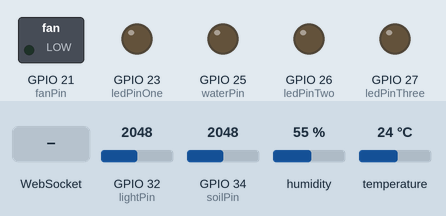
Bench run of a program on a simulated ESP32. Parts: switched loads named in the program (green lamp = pin HIGH), output pins drawn as LEDs (lit = HIGH). The inputs (shaded band) are chosen by the test bench; at power-on: GPIO 32 (lightPin) = 2048, GPIO 34 (soilPin) = 2048, humidity 55 %, temperature 24 °C. WiFi joins after 1.5 s; servers stay silent unless stated; storage starts empty; not simulated (calls return 0 or success): credentials.h; what the program prints to the serial monitor is not drawn.

Above: at 2.7 s.
2.8 s: WebSocket text "LED_ON" received
At 4.0 s:
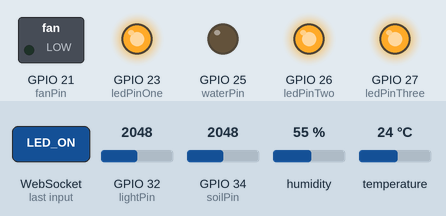
4.3 s: WebSocket text "FAN_ON" received
At 5.2 s:
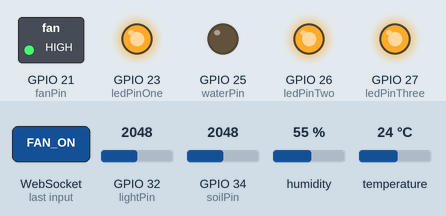
5.8 s: WebSocket text "LED_OFF" received
At 6.4 s:
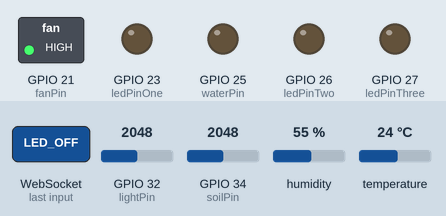
7.3 s: WebSocket text "WATER_ON" received
At 8.5 s:
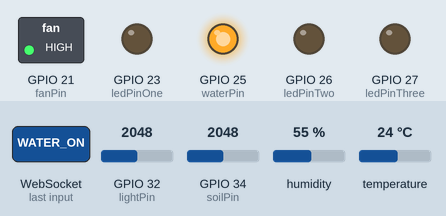
8.8 s: WebSocket text "FAN_OFF" received
At 9.9 s:
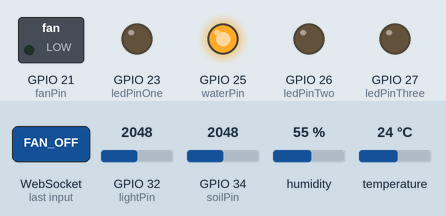
10.3 s: WebSocket text "WATER_OFF" received
At 11.0 s:
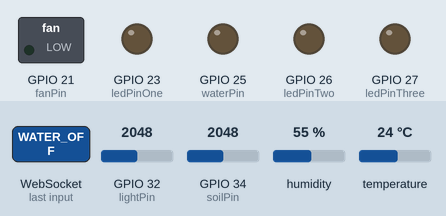
Timing chart, 0 to 12.8 s (numbered marks = the images above; inputs shaded):
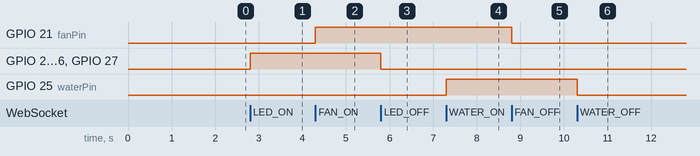

The program:

main.cpp
```cpp
#include <Arduino.h>
#include "webPage.h"
#include "sensors.h"

//This project was divided into two modules: hardware (Sensors.h) and the webPage (webPage.h)

/*
  1. Initialize the webSockets server
  2. Start reading sensors
  3. If a connection, open the webSocket and stream the HTML, CSS, JS files
  4. Broadcast the sensor data, and listen to messages
*/
const unsigned long interval = 300;
unsigned long lastSend = 0;
void setup(){
  Serial.begin(115200);
  sensorSetup();
  pageBegin();
}


void loop(){
  loopPage();
  //Trying to not flood the page with data
  if(millis() - lastSend > interval){
    lastSend = millis();
     transmission(sensorData());
  }

}
```

sensors.h
```cpp
#pragma once
#include <ArduinoJson.h>

void sensorSetup();
String sensorData();
void switchCases(String text);
```

webPage.h
```cpp
#pragma once

void pageBegin();
void loopPage();
void transmission(String msg);
```

sensors.cpp
```cpp
#include <Arduino.h>
#include <ArduinoJson.h>
#include <Adafruit_Sensor.h>
#include <DHT.h>

//GPIO ESP32 pins
const uint8_t lightPin = 32;
const uint8_t soilPin = 34;
const uint8_t dhtPin = 14;


const uint8_t fanPin = 21;
const uint8_t ledPinOne = 23;
const uint8_t ledPinTwo = 26;
const uint8_t ledPinThree = 27;
const uint8_t waterPin = 25;

//Every sensor has their own timer
//They take: "interval", read after some time and "threshold", to limit small variations
DHT dht(dhtPin, DHT11);
JsonDocument data;
int readSoil(uint8_t pin, unsigned long interval, int threshold){
    static unsigned long lastTime = 0;
    unsigned long timer = millis();
    int value = 0;
    static int lastValue = 0;
    if((timer - lastTime) >= interval){
        lastTime = timer;
        value = analogRead(pin);
        if(abs(value - lastValue) >= threshold){
            lastValue = value;
            return value;

        }
    }
    return lastValue;
}
int readLight(uint8_t pin, unsigned long interval, int threshold){
    static unsigned long lastTime = 0;
    unsigned long timer = millis();
    int value = 0;
    static int lastValue = 0;
    if((timer - lastTime) >= interval){
        lastTime = timer;
        value = analogRead(pin);
        if(abs(value - lastValue) >= threshold){
            lastValue = value;
            return value;

        }
    }
    return lastValue;
}
 // Using the STL (std::pair) here was a bit overkill, but hey, it's what i knew.
 // It doesn't make much difference in performance for this case.
std::pair<float, float> readDHT(){
    static std::pair<float, float> lastValue = {0, 0};
    static unsigned long lasTime = 0;
    unsigned long timer = millis();
    if(timer - lasTime >= 2000){
        lasTime = timer;
        float hum = dht.readHumidity();
        float temp = dht.readTemperature();
        if(!isnan(hum) && !isnan(temp)){
            lastValue.first = hum;
            lastValue.second = temp;
        }

    }
    return lastValue;
}

void sensorSetup(){
    pinMode(soilPin, INPUT);
    pinMode(lightPin, INPUT);
    pinMode(ledPinOne, OUTPUT);
    pinMode(ledPinTwo, OUTPUT);
    pinMode(ledPinThree, OUTPUT);
    pinMode(waterPin, OUTPUT);
    pinMode(fanPin, OUTPUT);
    digitalWrite(waterPin, LOW);
    digitalWrite(fanPin, LOW);

    dht.begin();
}

String sensorData(){
    //JSON that is going directly to the webPage
    std::pair<float, float> dhtVal = readDHT();
    int lightVal = readLight(lightPin, 200, 50);
    int soilVal = readSoil(soilPin, 200, 50);
    data["temperature"] = dhtVal.second;
    data["humidity"] = dhtVal.first;
    data["light"] = map(lightVal, 0, 4095, 100, 0);
    data["soil"] = map(soilVal, 0, 4095, 0, 100);
    String json;
    serializeJson(data, json);
    return json;
}

void switchCases(String text){
    //In the webPage module, we stated that if we received a message, we go into this function
    //This compares all the possibly messages to match the received one
    if(text == "LED_ON"){
        digitalWrite(ledPinOne, HIGH);
        digitalWrite(ledPinTwo, HIGH);
        digitalWrite(ledPinThree, HIGH);
        data["ledState"] = true;
        }
    else if(text == "LED_OFF"){
        digitalWrite(ledPinOne, LOW);
        digitalWrite(ledPinTwo, LOW);
        digitalWrite(ledPinThree, LOW);
        data["ledState"] = false;
        }

    if(text == "FAN_ON"){
        digitalWrite(fanPin, HIGH);
        data["fanState"] = true;
    }
    else if(text == "FAN_OFF"){
        digitalWrite(fanPin, LOW);
        data["fanState"] = false;
    }

    if(text == "WATER_ON"){
        digitalWrite(waterPin, HIGH);
        data["waterState"] = true;
    }
    else if(text == "WATER_OFF"){
        digitalWrite(waterPin, LOW);
        data["waterState"] = false;
    }

}
```

webPage.cpp
```cpp
#include <Arduino.h>
#include <WiFi.h>
#include <WebServer.h>
#include <WebSocketsServer.h>
#include <LittleFS.h>
#include <sensors.h>
#include "credentials.h"


//WebServer and WebSocketStart

WebServer server(80);
WebSocketsServer webSocket = WebSocketsServer(81);

//When receive a pairing connection, we do multiple cases depending on the data: Connected/disconnected/TextMessage/Error
void connectionEvent(uint8_t connection, WStype_t type, uint8_t* payload, size_t length){
  IPAddress ip = webSocket.remoteIP(connection);
  switch (type)
  {
  case WStype_CONNECTED:
      Serial.printf("%u, connection detected from ip: %d, %d, %d, %d", connection, ip[0], ip[1], ip[2], ip[3]);
    break;

  case WStype_DISCONNECTED:
      Serial.printf("Connection disconnected: %u", connection);
      break;
  case WStype_ERROR:
      break;
  case WStype_TEXT:
        String text = String((char*) payload);
        switchCases(text);
    break;
  }
}

//The handle files work for the connections to have the web page files required for webSockets and HTML
void handleHTML(){
    if(LittleFS.exists("/index.html")){
        File file = LittleFS.open("/index.html", "r");
        server.streamFile(file, "text/html");
        file.close();
    }
    else{
        server.send(404, "text/plain", "html not found");
    }
}

void handleJS(){
    if(LittleFS.exists("/script.js")){
        File file = LittleFS.open("/script.js", "r");
        server.streamFile(file, "text/javascript");
        file.close();
    }
    else{
        server.send(404, "text/plain", "script not found");
    }
}


void handleCSS(){
    if(LittleFS.exists("/styles.css")){
        File file = LittleFS.open("/styles.css", "r");
        server.streamFile(file, "text/css");
        file.close();
    }
    else{
        server.send(404, "text/plain", "styles not found");
    }
}

void pageBegin(){
  WiFi.begin(SSID, PASSWORD); //STATION MODE: Esp32 lives on your LAN network (Wifi of your house basically)
  //Local SSID and PASSWORD come from another file for privacy
  while(WiFi.status() != WL_CONNECTED){
    Serial.print(".");
    delay(500);
  }
  LittleFS.begin(true);
  Serial.println(WiFi.localIP());
  Serial.println("Begin succesfull");
  //server.on serves the html, css and js when navigator asks for it
  server.on("/", handleHTML);
  server.on("/script.js", handleJS);
  server.on("/styles.css", handleCSS);
  server.begin();
  webSocket.begin();
  webSocket.onEvent(connectionEvent);
}

void loopPage(){
  webSocket.loop();
  server.handleClient();
}

void transmission(String msg){ //Same function but we save another import
    webSocket.broadcastTXT(msg);
}
```

Measured:
- after the input at 2.8 s, GPIO 23 (ledPinOne), GPIO 26 (ledPinTwo), GPIO 27 (ledPinThree): LOW → HIGH at once
- after the input at 4.3 s, GPIO 21 (fanPin): LOW → HIGH at once
- after the input at 5.8 s, GPIO 23 (ledPinOne), GPIO 26 (ledPinTwo), GPIO 27 (ledPinThree): HIGH → LOW at once
- after the input at 7.3 s, GPIO 25 (waterPin): LOW → HIGH at once
- after the input at 8.8 s, GPIO 21 (fanPin): HIGH → LOW at once
- after the input at 10.3 s, GPIO 25 (waterPin): HIGH → LOW at once
